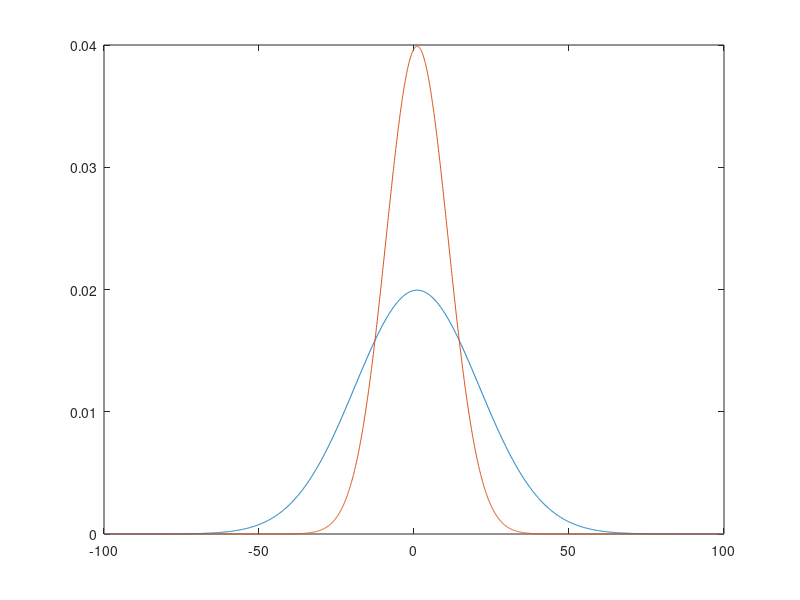

The MATLAB source for this figure: (Note: this script raises an error after producing the figure.)
x=-100:0.1:100;
frac=0.3
del=100

y=normpdf(x,1,10);
z = normpdf(x,1,20);
plot(x,z)
hold on
plot(x,y)
hold on
y_new = ARC(y,frac,del);
y_new= y_new;
plot(x,y_new)
hold on
z_new = ARC(z,frac,del);
z_new = z_new;
plot(x,z_new)
hold on
line(xlim,[0,0])